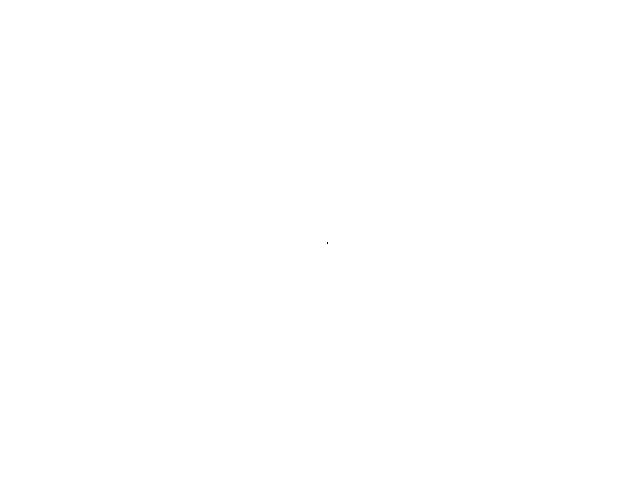
Frame 1 (no input)
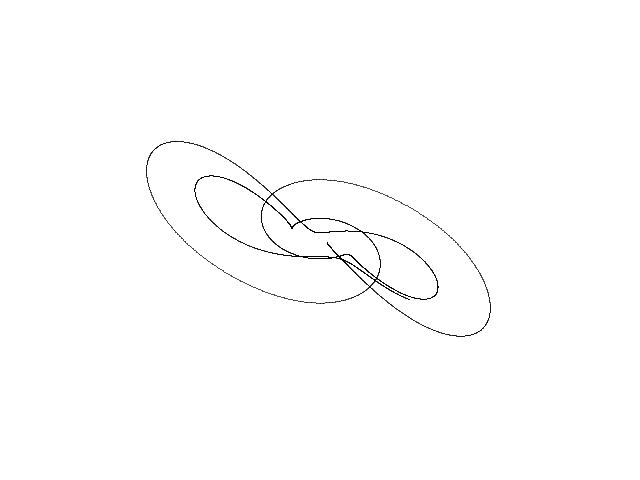
Frame 60 (the mouse pressed at the canvas centre just before this capture)
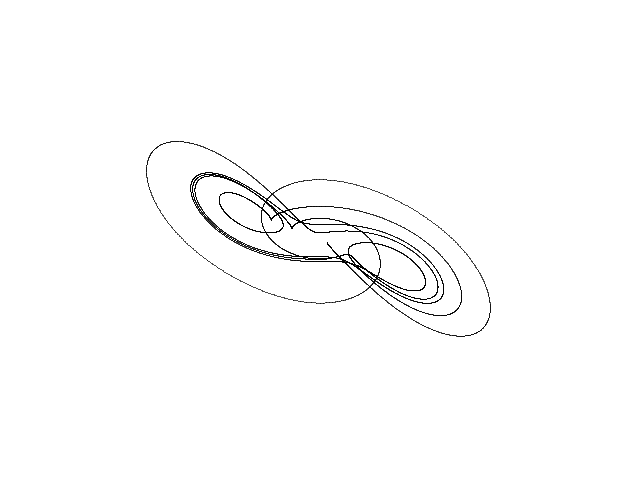
Frame 120 (the mouse held since frame 60 and released just before this capture)

The Processing sketch that drew these frames (run headless with seeded random() and noise(); from frame 60 on, the mouse is pressed at the canvas centre):

// Processing sketch: Wimol_Banlue
// ── Wimol_Banlue.pde
// Wimol-Banlue chaotic attractor //

  float x = 0.1;
  float y = 0.1;
  float z = 0.1;
  float dt = 0.005;
  float a = 2.0;


void setup() {
  
  size(640, 480);
  background(255);
  
}

void draw() {
  
  for (int i=0; i<100; i++) {
    
    float nx = x;
    float ny = y;
    float nz = z;
        
    x = nx + dt * (ny - nx);
    y = ny + dt * (- nz * (float)Math.tanh(nx));
    z = nz + dt * (- a + (nx * ny) + abs(ny));
  
    point(320 + (75 * x), 240 + (30 * y));
        
  }

}
